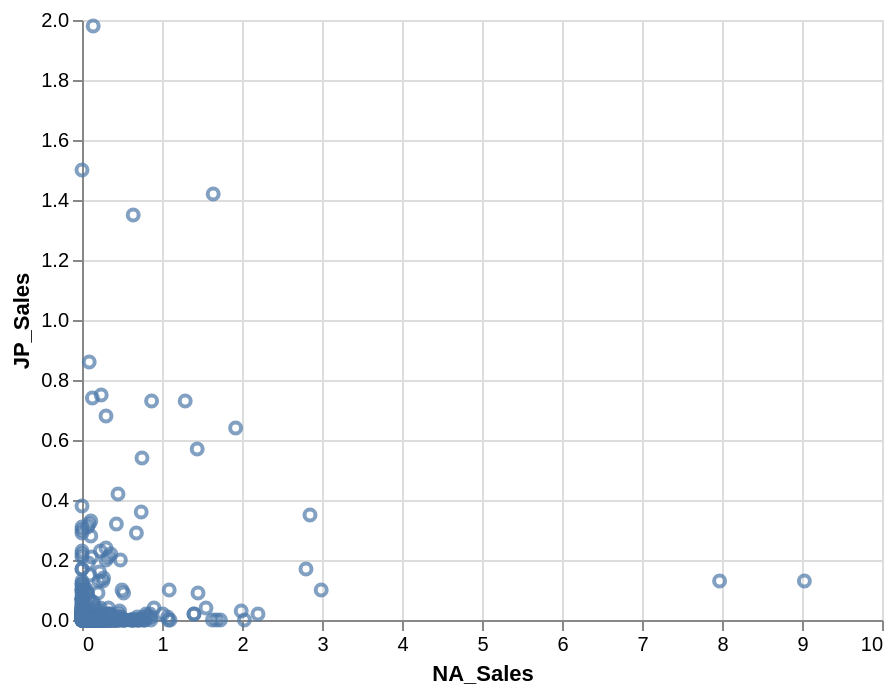

Notebook code cell kept with this figure:
### Markdown cell above
### Exercise 3

Here, we're going to take advantage of the ability of `altair` to create interactive visualizations.  

**Take a screenshot after doing each of the prompts, and put them into a writeup document**.

1. First, look at the example of an interactive scatterplot at ([https://altair-viz.github.io/gallery/scatter_tooltips.html](https://altair-viz.github.io/gallery/scatter_tooltips.html)).  Implement all three features you see there - add color based on platform, add a tooltip, and call `.interactive()`.  What types of analysis can you do now with the tooltips and interactivity?
2. Next, recreate a much more complicated interactive chart, found at ([https://altair-viz.github.io/gallery/interactive_cross_highlight.html](https://altair-viz.github.io/gallery/interactive_cross_highlight.html)).  You will need to adapt the code in that example to use our data.  You can use it to show the count of units sold per Platform, and let the user select a different heatmap for each Platform. In your writeup, describe this interactive plot - what is the visual encoding, in terms of marks and channels?
3. Write a one paragraph reflection about Altair - when do you think it is useful, compared to the previous two packages?

### Code cell
# Exercise 3.1
# Update this code to make the chart use color, have tooltips, and be interactive.

alt.Chart(sampled_vg_data).mark_point().encode(
    x='NA_Sales',
    y='JP_Sales'
)

### Figure 1 — Vega-Lite specification as saved in the notebook (floating-point values rounded to 4 significant figures; data arrays with more than 128 entries replaced by an {"elided": "..."} marker saying what was removed)
{"config": {"view": {"continuousWidth": 400, "continuousHeight": 300}}, "data": {"name": "data-c59944ef62b3f81e76fe5d0e8ccae024"}, "mark": "point", "encoding": {"x": {"field": "NA_Sales", "type": "quantitative"}, "y": {"field": "JP_Sales", "type": "quantitative"}}, "$schema": "https://vega.github.io/schema/vega-lite/v4.17.0.json", "datasets": {"data-c59944ef62b3f81e76fe5d0e8ccae024": {"elided": "500 records"}}}
